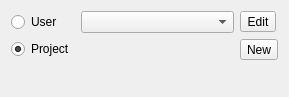
<?xml version="1.0" encoding="UTF-8"?>
<ui version="4.0">
 <class>ToolBarUserOrientation</class>
 <widget class="QWidget" name="ToolBarUserOrientation">
  <property name="geometry">
   <rect>
    <x>0</x>
    <y>0</y>
    <width>289</width>
    <height>97</height>
   </rect>
  </property>
  <property name="windowTitle">
   <string>Form</string>
  </property>
  <layout class="QGridLayout" name="gridLayout">
   <item row="0" column="1">
    <widget class="QComboBox" name="orientationsListBox">
     <property name="sizePolicy">
      <sizepolicy hsizetype="Expanding" vsizetype="Fixed">
       <horstretch>0</horstretch>
       <verstretch>0</verstretch>
      </sizepolicy>
     </property>
    </widget>
   </item>
   <item row="1" column="2">
    <widget class="QToolButton" name="newButton">
     <property name="text">
      <string>New</string>
     </property>
     <property name="checkable">
      <bool>false</bool>
     </property>
    </widget>
   </item>
   <item row="0" column="2">
    <widget class="QToolButton" name="editButton">
     <property name="text">
      <string>Edit</string>
     </property>
    </widget>
   </item>
   <item row="1" column="0">
    <widget class="QRadioButton" name="projectButton">
     <property name="text">
      <string>Project</string>
     </property>
     <property name="checked">
      <bool>true</bool>
     </property>
    </widget>
   </item>
   <item row="0" column="0">
    <widget class="QRadioButton" name="userButton">
     <property name="text">
      <string>User</string>
     </property>
    </widget>
   </item>
   <item row="2" column="0">
    <spacer name="verticalSpacer">
     <property name="orientation">
      <enum>Qt::Vertical</enum>
     </property>
     <property name="sizeHint" stdset="0">
      <size>
       <width>0</width>
       <height>0</height>
      </size>
     </property>
    </spacer>
   </item>
  </layout>
 </widget>
 <tabstops>
  <tabstop>userButton</tabstop>
  <tabstop>projectButton</tabstop>
  <tabstop>orientationsListBox</tabstop>
  <tabstop>editButton</tabstop>
  <tabstop>newButton</tabstop>
 </tabstops>
 <resources/>
 <connections/>
</ui>
